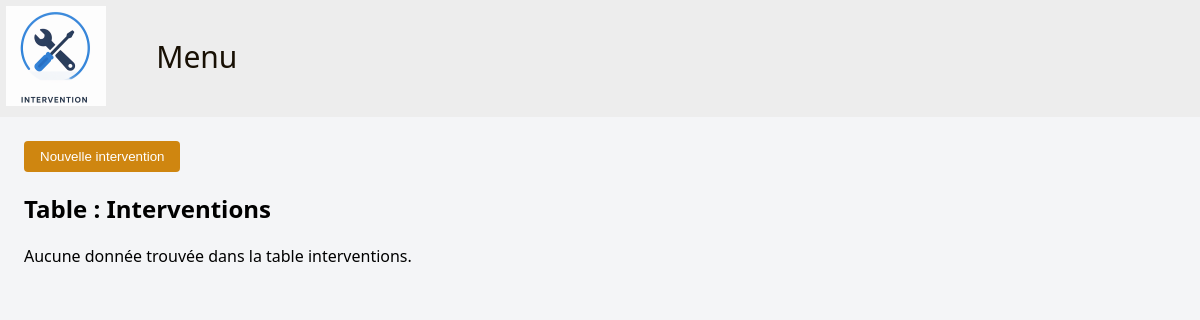
The app's page /Site/interventions.php, older data.
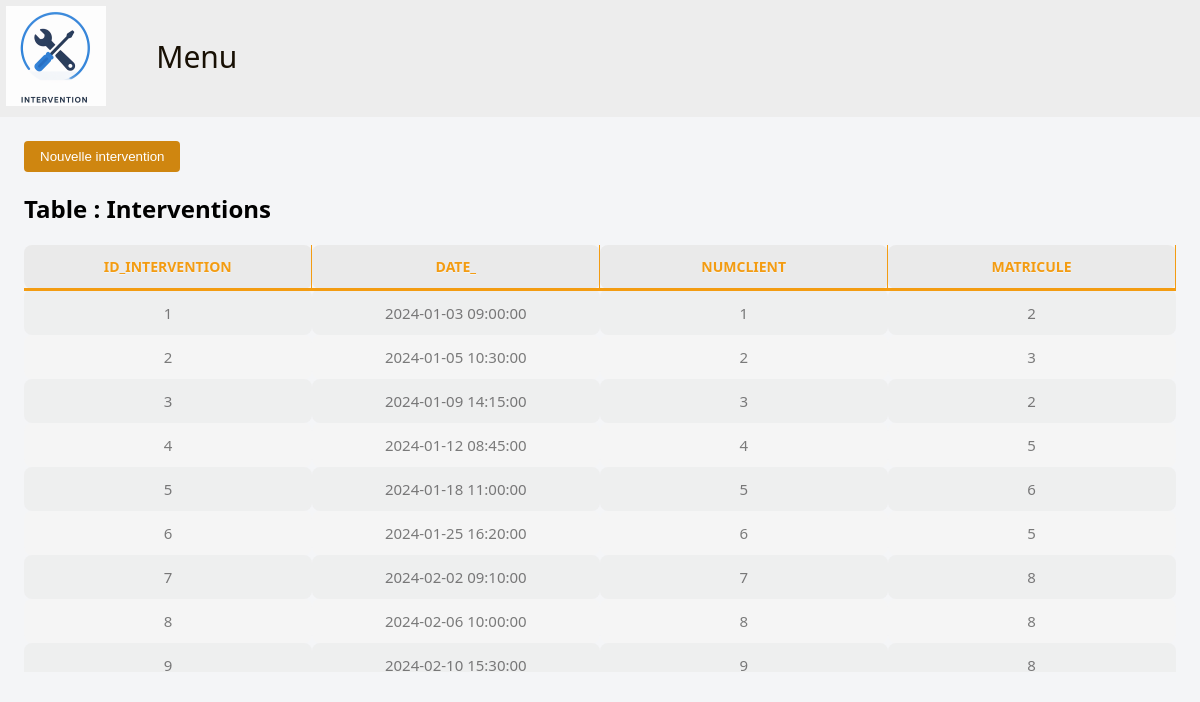
The same page, newer data.
### tables this page shows
CREATE TABLE `Intervention` (
  `Id_Intervention` int(11) NOT NULL,
  `Date_` datetime DEFAULT NULL,
  `NumClient` int(11) NOT NULL,
  `Matricule` int(11) NOT NULL
);

### Site/modeles/mesFonctionsAccesDonnes.php (called while the page is built, shortened)
<?php
function getTousLesInterventions()
{
    $pdo = PDO2::getInstance();
    $sql = "
    SELECT id_Intervention,
    Date_,
    NumClient,
    Matricule
    FROM `Intervention`;
    ";
    return $pdo->query($sql)->fetchAll(PDO::FETCH_ASSOC);
}
?>

### Site/interventions.php (the view, shortened to what this page needs)
<?php
    include_once __DIR__.'/modeles/mesFonctionsAccesDonnes.php' ?>
<!DOCTYPE html>
<html xmlns="http://www.w3.org/1999/html">
<head>
  <link rel="stylesheet" type="text/css" href="Client.css">
</head>
<body>
    <header>
        <img class="logo" src="Image/logoIntervention.png" width="100">
     <nav>
         <ul>
             <li> <a href="menu.php">Menu</a></li>
         </ul>
     </nav>
    </header>
    <div class="blockFormulaire">
  <div class="Formulaire">
  <button type="button" id="btnNouvelleIntervention">Nouvelle intervention</button>
    <div class="table-wrapper">
<?php
      echo "<h2>Table : Interventions</h2>";
      $resultat2 = getTousLesInterventions();
      if ($resultat2 && count($resultat2) > 0) {
          echo "<table>";
          echo "<tr>";
          foreach (array_keys($resultat2[0]) as $colonne) {
              echo "<th>" . htmlspecialchars($colonne) . "</th>";
          }
          echo "</tr>";
          foreach ($resultat2 as $ligne) {
              $id = $ligne['id_Intervention'];
              echo '<tr class="ligne-clickable" data-id="' . htmlspecialchars($id) . '">';
              foreach ($ligne as $valeur) {
                  echo "<td>" . htmlspecialchars($valeur) . "</td>";
              }
              echo "</tr>";
          }
          echo "</table>";
      } else {
          echo "<p>Aucune donnée trouvée dans la table interventions.</p>";
      }
      ?>
    </div>
    </div>
    </div>
</body>
</html>

### Site/Client.css (style rules this page uses)
html, body { margin: 0; padding: 0; overflow-x: hidden; }
* { box-sizing: border-box; }
body { font-family: "Segoe UI", Arial, sans-serif; background: #f4f5f7; margin: 0; min-height: 100vh; }
button { background: #cf8610; color: #ffffff; border: none; padding: 8px 16px; border-radius: 4px; cursor: pointer; }
.table-wrapper { overflow-x: auto; overflow-y: auto; max-height: 500px; }
.table-wrapper table { width: 100%; table-layout: fixed; border-collapse: collapse; }
th, td { padding: 12px; text-align: center; overflow-wrap: break-word; word-break: break-word; }
th { background-color: #eaeaea; color: #F39C12;; font-size: 14px; border-radius: 8px; border-bottom: 3px solid #F39C12; border-right: 1px solid #F39C12; text-transform: uppercase; text-shadow: 0 1px 0 rgba(255,255,255,0.5); }
td { background-color: #f5f5f5; color: rgba(0,0,0,0.5); border-radius: 8px; font-size: 15px; }
.table-wrapper tr:nth-child(even) td { background-color: #eaeaea8e; }
.blockFormulaire { margin: 2%; }
nav ul li a { align-items: center; list-style-type: none; display: inline-block; background-color: #ededed; padding-right: 20px; color:#181004; font-size: 30px; text-decoration: none; margin-top: 20%; }
nav ul li { display: inline-block; }
header { z-index: 200000; background-color: #ededed; width: 100%; top: 0; }
header h1.welcome, nav { display: inline-block; vertical-align: top; text-decoration: none; }
header img.logo { margin: 6px; }

Row changes from the older to the newer data that the page shows:
added intervention: valeur "1", Date_ "2024-01-03 09:00:00", Matricule "2"
added intervention: valeur "2", Date_ "2024-01-05 10:30:00", Matricule "3"
added intervention: valeur "3", Date_ "2024-01-09 14:15:00", Matricule "2"
added intervention: valeur "4", Date_ "2024-01-12 08:45:00", Matricule "5"
added intervention: valeur "5", Date_ "2024-01-18 11:00:00", Matricule "6"
added intervention: valeur "6", Date_ "2024-01-25 16:20:00", Matricule "5"
added intervention: valeur "7", Date_ "2024-02-02 09:10:00", Matricule "8"
added intervention: valeur "8", Date_ "2024-02-06 10:00:00"
added intervention: valeur "9", Date_ "2024-02-10 15:30:00", Matricule "8"
Text that changed along with them:
new list line: "ID_INTERVENTION"
new list line: "DATE_"
new list line: "NUMCLIENT"
new list line: "MATRICULE"
text no longer shown: "Aucune donnée trouvée dans la table interventions."
